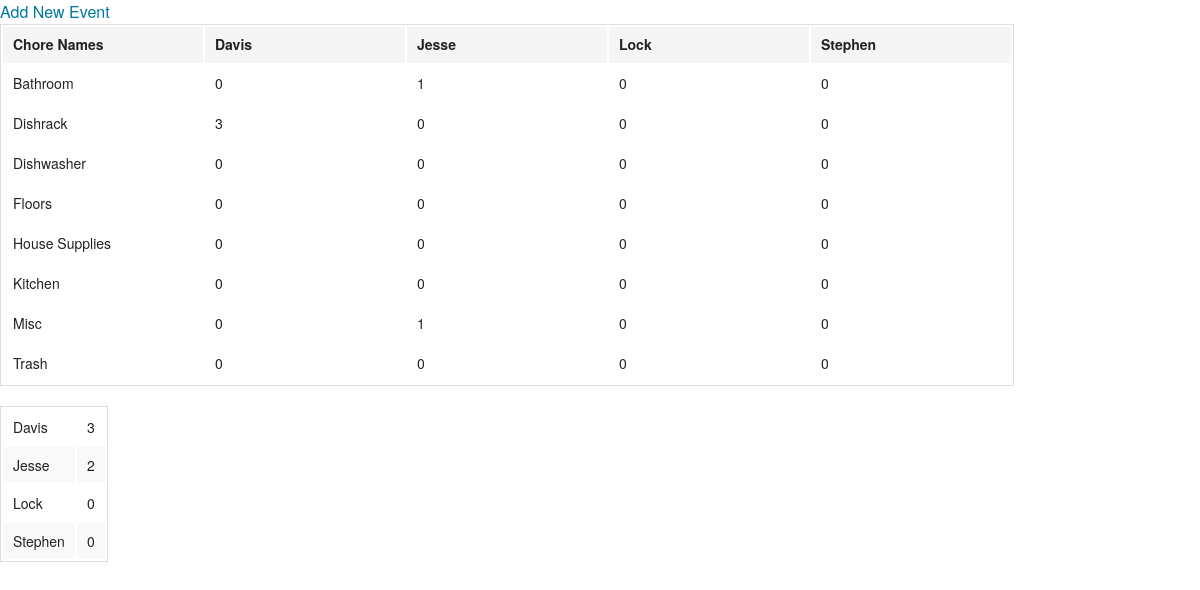
Before: /chores/ with the older database file.
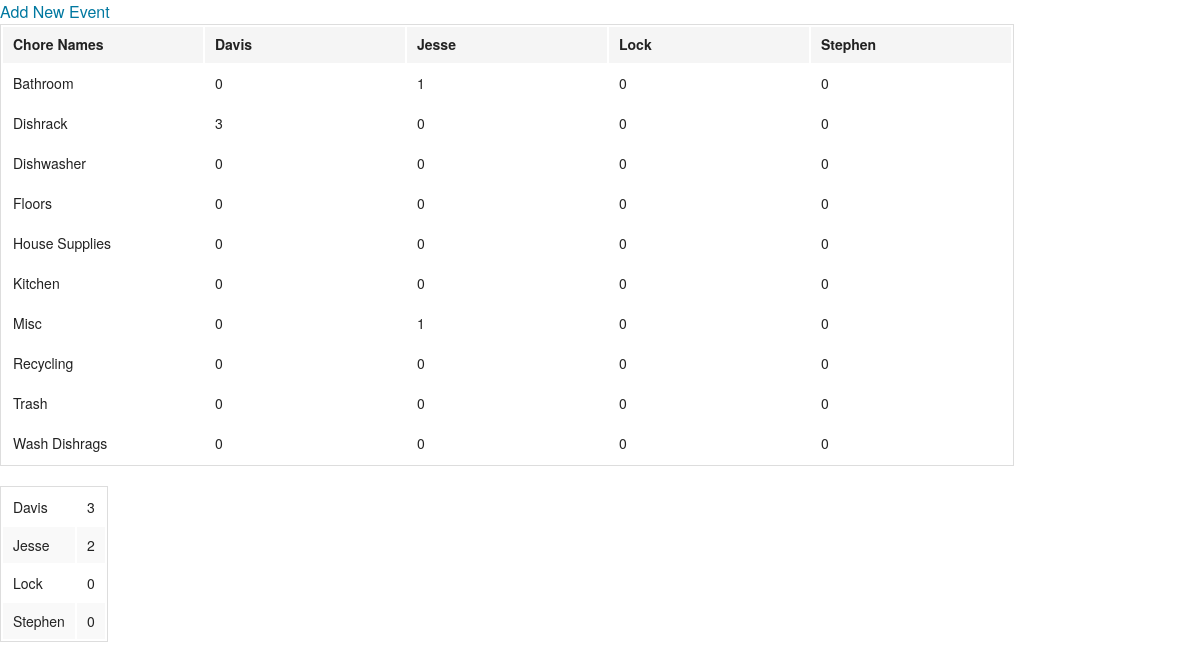
After: the same page with the newer database file.
### chores/models.py (models this page shows, shortened)
class Roomie(models.Model):
    name = models.CharField(max_length=200)
    email = models.EmailField(max_length=254)

class Chore(models.Model):
    description = models.CharField(max_length=200)
    events = models.ManyToManyField('Roomie', through='Event')

### chores/views.py (the view)
def index(request):
  event_list = Event.objects.order_by('date')
  roomie_list = Roomie.objects.order_by('name')
  chore_list = Chore.objects.order_by('description')
  chore_count = {}
  for chore in chore_list:
    for roomie in roomie_list:
      if chore.description in chore_count.keys():
        chore_events = chore_count[chore.description]
        chore_events.append(event_list.filter(chore__description=chore.description).filter(roomie__name=roomie.name).count())
        chore_count[chore.description] = chore_events
      else:
        chore_count[chore.description] = [event_list.filter(chore__description=chore.description).filter(roomie__name=roomie.name).count()]
  roomie_chores = {}
  for roomie in roomie_list:
    roomie_chores[roomie.name] = event_list.filter(roomie__name=roomie.name).count()
  context = {
    'event_list': event_list,
    'roomie_list': roomie_list,
    'chore_list': chore_list,
    'chore_count': chore_count,
    'roomie_chores': roomie_chores,
  }
  return render(request, 'chores/index.html', context)

### chores/templates/chores/index.html
{% load staticfiles %}
<html>
    <head>
        <link rel="stylesheet" href="{% static 'foundation/css/foundation.css' %}">
    </head>
    <body>
        <a href="{% url 'chores:event_new' %}" class='new-event'>Add New Event</a>
        <table>
            <thead>
                <tr>
                    <th width='200'>Chore Names</th>
                    {% for roomie in roomie_list %}
                        <th width='200'>{{roomie.name}}</th>
                    {% endfor %}
                </tr>
            </thead>
            <tbody>
                {% for key, value in chore_count.items %}
                    <tr>
                        <td>{{key}}</td>
                        {% for count in value %}
                            <td>{{count}}</td>
                        {% endfor %}
                    <tr>
                {% endfor %}
            </tbody>
        </table>
        <table>
            <tbody>
                {% for key, value in roomie_chores.items %}
                    <tr>
                        <td>{{key}}</td>
                        <td>{{value}}</td>
                    </tr>
                {% endfor %}
            </tbody>
        </table>
    </body>
</html>

Changed rows visible on the page:
added Chore: chore_count "Recycling"
added Chore: chore_count "Wash Dishrags"
Other visible differences:
new list line: "0 0 0 0"
